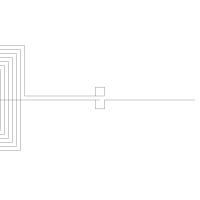

Reproduce this figure in Python.
#!/usr/bin/python
import argparse
import drawsvg as draw
from numpy import array, sqrt, pi, log
from math import floor, ceil

ALIGN_BOTTOM = 0
ALIGN_TOP = 1


PIXEL_SCALE = 8.93 # customize it per computer

SIZE_0603_IN_PIXEL = 1.6 * PIXEL_SCALE
SIZE_0402_IN_PIXEL = 1 * PIXEL_SCALE
#
#  Embroidery coil maker, import to inkscape to generate pes file
#**** Size unit is mm and inductance is uH
class CoilMaker:

    ## static function to generate a coil with a transmission line directly
    def GenerateCoil(name, transmission_line_length, inductance, size = 0, reverse = False, intergrated_r = False, intergrated_c = False):
        coilMaker = CoilMaker(inductance * (10 ** -6), size)
        d = draw.Drawing(200, 200, origin='center', displayInline=False)
        p = draw.Path(stroke_width=0.202, stroke='black', fill_opacity ="0")
        coilMaker.makeCoil(p, transmission_line_length, intergrated_r, intergrated_c,
                    reverse) 

        d.append(p)
        d.save_svg(name + ".svg")  # Save to file


    def __init__(self, inductance, size = 0):

        self.inductance = inductance
        self.size = size
        self.line_width = 0.202
        self.spacing = 0.5
        self.relative_permeability = 1  # 相对磁导率，单位长度上的电感
  
        self.minimum_stitch_length = 0.5 
        # self.n_turns = self.calculateNTurns()
        self.n_turns = 14
        print("nTurns:", self.n_turns)
        # self.d_in = self.spacing if self.size == 0 else self.size - (self.spacing + self.line_width) * self.n_turns * 2
        self.d_in = self.spacing
        self.d_out = self.size if self.size > 0 else self.d_in + (self.spacing + self.line_width) * self.n_turns * 2
        print("din:", self.d_in)
        print("dout:", self.d_out)

    ## calculate the number of turns, based on (optional) dout and target inductance.
    def calculateNTurns(self): 
        best_n, l_diff = 0, 100

        if self.size > 0:
            ### binary search to find the  number of turns given the inductance
            min_n = 1
            max_n = 50
            while min_n < max_n:
                n = (min_n + max_n) // 2
                d_in = self.size - (self.spacing + self.line_width) * n * 2
                print("n chosen in binary search: ", n)
                if d_in < 0:
                    max_n = n - 1
                    continue
                d_out = self.size
                l = CoilMaker.getSingleInductance(d_in, d_out, n, self.relative_permeability)
                print("single inductance: ", l)
                if l <= self.inductance:
                    min_n = n + 1
                else:
                    max_n = n - 1
                if abs(l - self.inductance) < l_diff:
                    l_diff = abs(l - self.inductance)
                    best_n = n
        else:
            ### binary search to find the number of turns for the smallest inductor
            min_n = 1
            max_n = 50
            while min_n < max_n:
                n = (min_n + max_n) // 2
                d_in = self.spacing
                d_out = d_in + (self.spacing + self.line_width) * n * 2
                l = CoilMaker.getSingleInductance(d_in, d_out, n, self.relative_permeability)
                if l <= self.inductance:
                    min_n = n + 1
                else:
                    max_n = n - 1
                if abs(l - self.inductance) < l_diff:
                    l_diff = abs(l - self.inductance)
                    best_n = n
        return best_n

    # Stitch Coil and Transmission line
    def makeCoil(self, path, transmission_line_length, integrated_r = False, integrated_c = False, reverse = False):
        
        reverseF = -1 if reverse else 1
        path.M(95, 0)
        coil_location = array([(transmission_line_length)*reverseF*PIXEL_SCALE, 0])
        spacing = array([self.spacing*PIXEL_SCALE, self.spacing*PIXEL_SCALE])
        spacing[0] = 4
        spacing[1] = 4
        print("spacing: ", spacing[0])
        print("width: ", self.line_width * PIXEL_SCALE)
        print("inner: ", self.d_in * PIXEL_SCALE)
        din = array([self.d_in*PIXEL_SCALE, self.d_in*PIXEL_SCALE]) 
        print("coil_location: ", coil_location)
        self.stitchConnectionNode(path, [0, coil_location[1]], ALIGN_BOTTOM)
        if integrated_r:
            smd_r_location = (5*PIXEL_SCALE+SIZE_0603_IN_PIXEL)
            path.L(coil_location[0] - reverseF * smd_r_location, coil_location[1])  
            self.stitchConnectionNode(path, [coil_location[0] - reverseF * smd_r_location, coil_location[1]], ALIGN_BOTTOM)  
            path.L(coil_location[0] - reverseF * (smd_r_location-SIZE_0603_IN_PIXEL), coil_location[1]) 
            self.stitchConnectionNode(path, [coil_location[0] - reverseF * (smd_r_location-SIZE_0603_IN_PIXEL), coil_location[1]], ALIGN_BOTTOM)  
        
        if integrated_c:
            smd_c_location = (1 + PIXEL_SCALE+SIZE_0603_IN_PIXEL)
            path.L(coil_location[0] - reverseF * smd_c_location, coil_location[1])  
            self.stitchConnectionNode(path, [coil_location[0] - reverseF * smd_c_location, coil_location[1]], ALIGN_BOTTOM)  
            path.L(coil_location[0] - reverseF * (smd_c_location-SIZE_0603_IN_PIXEL), coil_location[1]) 
            self.stitchConnectionNode(path, [coil_location[0] - reverseF * (smd_c_location-SIZE_0603_IN_PIXEL), coil_location[1]], ALIGN_BOTTOM)  

        centers = array([coil_location[0] + (self.d_out/2)*reverseF*PIXEL_SCALE, coil_location[1]])
        path.L(centers[0], centers[1])
        self.stitchCoil(path, centers, din, spacing, reverse)
        path.L(0, centers[1] - spacing[1])
        self.stitchConnectionNode(path, [0, centers[1] - spacing[1]], ALIGN_TOP)
        print("single inductance: ", CoilMaker.getSingleInductance(self.d_in, self.d_out, self.n_turns, self.relative_permeability))

    # Stitch Connection Node
    def stitchConnectionNode(self, p, location, alignment = 0): 
 
        self.last_point = location
        size_in_pixel = 1  * PIXEL_SCALE
        if alignment == ALIGN_BOTTOM:
            self.drawStitches(p, location[0] + size_in_pixel/2, location[1])
            print(self.last_point)
            self.drawStitches(p, location[0] + size_in_pixel/2, location[1] + size_in_pixel)
            print(self.last_point)
            self.drawStitches(p, location[0] - size_in_pixel/2, location[1] + size_in_pixel)
            self.drawStitches(p, location[0] - size_in_pixel/2, location[1])
            self.drawStitches(p, location[0], location[1])
        else:
            self.drawStitches(p, location[0] + size_in_pixel/2, location[1])
            self.drawStitches(p, location[0] + size_in_pixel/2, location[1] - size_in_pixel)
            self.drawStitches(p, location[0] - size_in_pixel/2, location[1] - size_in_pixel)
            self.drawStitches(p, location[0] - size_in_pixel/2, location[1])
            self.drawStitches(p, location[0], location[1]) 
        return p

    # Stitch Coil
    def stitchCoil(self, p, centers, din, spacing, reverse = False): 
        next_top_left_corner = array([centers[0]-din[0]/2, centers[1]-din[1]/2])
        next_bot_right_corner = array([centers[0]+din[0]/2, centers[1]+din[0]/2])
        print("top, left corneer: ", next_top_left_corner)
        print("bottom, right corner: ", next_bot_right_corner)
        self.last_point = centers

        for turn in range(0,self.n_turns):
            if reverse:
                self.drawStitches(p, next_top_left_corner[0], self.last_point[1]) #Right to Left
                self.drawStitches(p, next_top_left_corner[0], next_top_left_corner[1]) #Top to Bottom
                self.drawStitches(p, next_bot_right_corner[0], next_top_left_corner[1]) #Left to Right
                if turn == (self.n_turns -1):
                    self.drawStitches(p, next_bot_right_corner[0], centers[1] - spacing[1]) #Bottom to Tio
                else:
                    self.drawStitches(p, next_bot_right_corner[0], next_bot_right_corner[1])#Bottom to Tio
            else:
                self.drawStitches(p, next_bot_right_corner[0], self.last_point[1]) #Left to Right
                self.drawStitches(p, next_bot_right_corner[0], next_top_left_corner[1]) #Top to Bottom
                self.drawStitches(p, next_top_left_corner[0], next_top_left_corner[1]) #Left to Right
                if turn == (self.n_turns -1):
                    self.drawStitches(p, next_top_left_corner[0], centers[1] - spacing[1])#Bottom to Tio
                else:
                    self.drawStitches(p, next_top_left_corner[0], next_bot_right_corner[1]+spacing[1])#Bottom to Tio

            next_top_left_corner -= spacing
            next_bot_right_corner += spacing
        return p


    def drawStitches(self, p, x, y):
        dx = x - self.last_point[0]
        dy = y - self.last_point[1]
        length = sqrt((dx**2) + (dy**2))
        
        stitches = length/(self.minimum_stitch_length* PIXEL_SCALE)
        for i in range(1, floor(stitches)):
            # print(stitches)
            p.L(self.last_point[0] + dx/stitches*i, self.last_point[1] + dy/stitches*i)
        p.L(x, y)
        self.last_point = array([x, y])

    def getSingleInductance(d_in, d_out, n, rp): 
        C1 = 1.27
        C2 = 2.07
        C3 = 0.18
        C4 = 0.13
        N = n
        diaAvg = (10**-3 * (d_in + d_out) / 2)
        permeability = 4*pi*10**(-7) * rp
        fillratio = ( d_out - d_in)/( d_out + d_in)
        L = ((permeability *  N**2 *diaAvg* C1)/2) * (log(C2/fillratio) + C3*fillratio + C4* fillratio**2)
        return L

    def getDoubleInductance(d_in, d_out, n, rp, thickness):
        N = n
        X = thickness
        A = 0.184
        B = -0.525
        C = 1.038
        D = 1.001
        KC = (N**2)/( (A*X**3 + B*X**2 + C*X + D) * ( (1.67*N**2 -5.84*N +65)* 0.64) )
        L12 = CoilMaker.getSingleInductance(d_in, d_out, n, rp)
        Ltot = 2*L12 + 2*KC * L12
        return Ltot



if __name__=="__main__":
    CoilMaker.GenerateCoil("coil13", 2, 30, 25,reverse= True, intergrated_c= False, intergrated_r=False)


    
